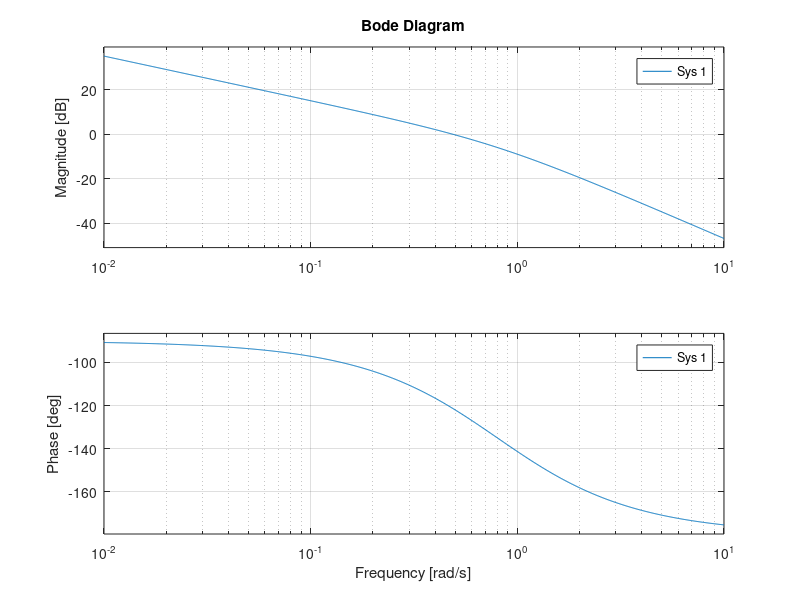

The MATLAB source for this figure:
%Transfer Function 
Kf = 3;
Tf = 4;

tr = 10;
sigma = 0.1;

Hf = tf(Kf,conv([1 0],[Tf 1]))

zeta = abs(log(sigma))/sqrt(log(sigma)^2 + pi^2);
wn = 4 / (tr * zeta);
cv = wn / (2 * zeta)
delta_w_b = wn * sqrt(1 - 2 * zeta^2 + sqrt(2 - 4 * zeta^2 + 4 * zeta^4))

H02=tf(wn^2, [1 2*zeta*wn wn^2])
step(H02);

Hr = minreal(1/Hf * H02/(1 - H02))

bode(Hr*Hf)               % deschis = regulator + partea fixa

cvol=db2mag(-5)